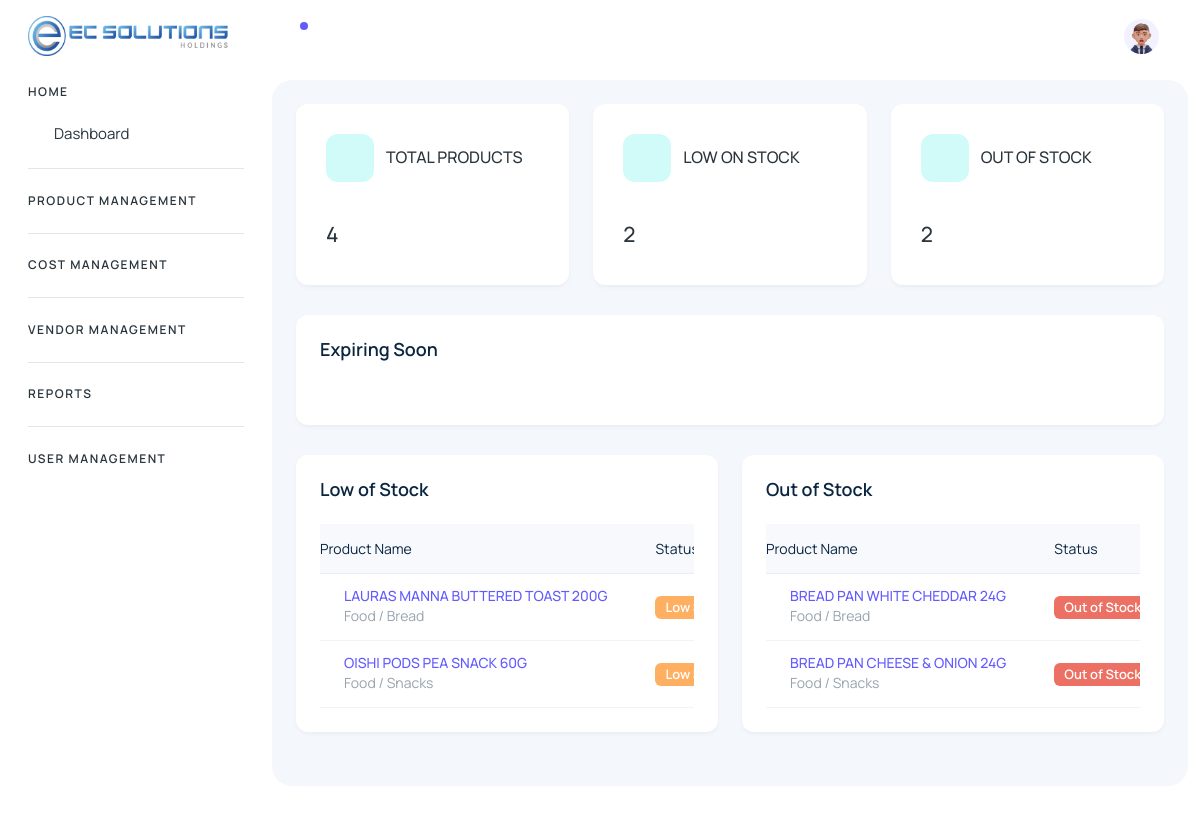
The page / (signed in) on the database its author committed.
### tables this page shows
CREATE TABLE `product` (
  `product_id` int(11) NOT NULL,
  `product_name` varchar(255) DEFAULT NULL,
  `product_description` varchar(255) DEFAULT NULL,
  `brand_id` int(11) DEFAULT NULL,
  `category_id` int(11) DEFAULT NULL,
  `status_id` int(11) DEFAULT NULL,
  `product_sku` varchar(255) DEFAULT NULL,
  `product_pp` decimal(11,2) NOT NULL DEFAULT 0.00,
  `product_sp` decimal(11,2) NOT NULL DEFAULT 0.00,
  `product_min` int(11) DEFAULT NULL,
  `product_max` int(11) DEFAULT NULL,
  `unit_id` int(11) DEFAULT NULL,
  `tax_id` int(11) DEFAULT NULL,
  `expiry_notice` int(11) DEFAULT NULL,
  `created_at` timestamp NULL DEFAULT current_timestamp(),
  `updated_at` timestamp NULL DEFAULT NULL ON UPDATE current_timestamp()
);

### admin/process/function.php (called while the page is built, shortened)
<?php
    function userHasPermission ($pdo, $userId, $permissionName){
        try {
        $sql = "SELECT
        a.permission_name
        FROM permissions a
        JOIN role_permissions b ON b.permission_id = a.id
        JOIN roles c ON c.id = b.role_id
        JOIN users d ON d.role_id = c.id
        WHERE d.id = :user_id AND a.permission_name = :permission_name";
        $stmt = $pdo->prepare($sql);
        $stmt->execute(['user_id'=> $userId, 'permission_name'=>$permissionName]);
        return $stmt->fetch() !==false;
        }catch(PDOException $e){
            echo "Error: " . $e->getMessage();
            return array();
        }
    }
    function getCount_TotalProduct($pdo) {
        try {
            $query = "SELECT COUNT(*) AS total_products FROM product";
            $stmt = $pdo->prepare($query);
            $stmt->execute();
            $result = $stmt->fetch(PDO::FETCH_ASSOC);
            return $result['total_products'];
        } catch (PDOException $e) {
            echo "Error: " . $e->getMessage();
            return 0;
        }
    }
    function getCount_OutofStock($pdo){
        try {
            $query = "SELECT COUNT(*) AS out_of_stock_count
            FROM (
                SELECT
                    a.product_sku,
                    a.product_min,
                    COALESCE(SUM(CASE WHEN g.transaction_type IN ('bill', 'expense') THEN g.item_qty ELSE 0 END)
                            - SUM(CASE WHEN g.transaction_type = 'invoice' THEN g.item_qty ELSE 0 END), 0) AS stocks
                FROM
                    product a
                LEFT JOIN
                    trans_item g ON g.product_sku = a.product_sku
                GROUP BY
                    a.product_sku, a.product_min
                HAVING
                    stocks = 0
            ) AS out_of_stock_count";
            $stmt = $pdo->prepare($query);
            $stmt->execute();
            $result = $stmt->fetch(PDO::FETCH_ASSOC);
            return $result['out_of_stock_count'];
        }catch(PDOException $e){
            echo "Error: " . $e->getMessage();
            return array();
        }
    }
    function getCount_LowofStock($pdo) {
        try {
            $query = "SELECT COUNT(*) AS low_stock_count
            FROM (
                SELECT
                    a.product_sku,
                    a.product_min,
                    COALESCE(SUM(CASE WHEN g.transaction_type IN ('bill', 'expense') THEN g.item_qty ELSE 0 END)
                            - SUM(CASE WHEN g.transaction_type = 'invoice' THEN g.item_qty ELSE 0 END), 0) AS stocks
                FROM
                    product a
                LEFT JOIN
                    trans_item g ON g.product_sku = a.product_sku
                GROUP BY
                    a.product_sku, a.product_min
                HAVING
                    stocks < a.product_min
                    AND stocks > 0
            ) AS low_stock_count";
            $stmt = $pdo->prepare($query);
            $stmt->execute();
            $result = $stmt->fetch(PDO::FETCH_ASSOC);
            return $result['low_stock_count'];
        } catch (PDOException $e) {
            echo "Error: " . $e->getMessage();
            return 0;
        }
    }
    function getLowofStock($pdo){
        try {
            $query = "SELECT
                a.product_id,
                a.product_name,
                CASE
                    WHEN b2.category_name IS NULL THEN b.category_name
                    ELSE CONCAT(b2.category_name, ' / ', b.category_name)
                END AS category,
                a.product_sku,
                a.product_min,
                a.product_max,
                COALESCE(SUM(CASE WHEN g.transaction_type IN ('bill', 'expense') THEN g.item_qty ELSE 0 END)
                            - SUM(CASE WHEN g.transaction_type = 'invoice' THEN g.item_qty ELSE 0 END), 0) AS stocks,
                e.short_name AS unit
                FROM
                    product a
                INNER JOIN
                    category b ON b.category_id = a.category_id
                LEFT JOIN
                    category b2 ON b.parent_category_id = b2.category_id
                INNER JOIN
                    unit e ON e.unit_id = a.unit_id
                LEFT JOIN
                    trans_item g ON g.product_sku = a.product_sku
                GROUP BY
                    a.product_sku
                HAVING stocks < a.product_min AND stocks > 0";
            $stmt = $pdo->prepare($query);
            $stmt ->execute();
            $lowStock = $stmt ->fetchAll(PDO::FETCH_ASSOC);
            return $lowStock;
        }catch(PDOException $e){
            echo "Error: " . $e->getMessage();
            return array();
        }
    }
    function getOutofStock($pdo){
        try {
            $query = "SELECT
                a.product_id,
                a.product_name,
                CASE
                    WHEN b2.category_name IS NULL THEN b.category_name
                    ELSE CONCAT(b2.category_name, ' / ', b.category_name)
                END AS category,
                a.product_sku,
                a.product_min,
                a.product_max,
                COALESCE(SUM(CASE WHEN g.transaction_type IN ('bill', 'expense') THEN g.item_qty ELSE 0 END)
                            - SUM(CASE WHEN g.transaction_type = 'invoice' THEN g.item_qty ELSE 0 END), 0) AS stocks,
                e.short_name AS unit
                FROM
                    product a
                INNER JOIN
                    category b ON b.category_id = a.category_id
                LEFT JOIN
                    category b2 ON b.parent_category_id = b2.category_id
                INNER JOIN
                    unit e ON e.unit_id = a.unit_id
                LEFT JOIN
                    trans_item g ON g.product_sku = a.product_sku
                GROUP BY
                    a.product_sku
                HAVING stocks = 0";
            $stmt = $pdo->prepare($query);
            $stmt ->execute();
            $outOfStock = $stmt ->fetchAll(PDO::FETCH_ASSOC);
            return $outOfStock;
        }catch(PDOException $e){
            echo "Error: " . $e->getMessage();
            return array();
        }
    }
?>

### index.php (called while the page is built)
<?php
  require_once 'config.php';
  require_once 'admin/process/function.php';
  include("header.php");
?>
<?php
 include("route.php");
?>
<?php
 include("footer.php");
?>

### admin/views/dashboard/dashboard.php (the view, shortened to what this page needs)
<?php
 $totalProduct_Count = getCount_TotalProduct($pdo);
 $outstock_Count = getCount_OutofStock($pdo);
 $lowstock_Count = getCount_LowofStock($pdo);
 $outOfStockList = getOutofStock($pdo);
 $lowStockList = getLowofStock($pdo);
?>
<?php if(userHasPermission($pdo, $_SESSION["user_id"], 'manage_dashboard')){?>
<div class="body-wrapper-inner">
    <div class="container-fluid">
        <div class="row">
            <div class="col-lg-4">
                <div class="card">
                    <div class="card-body">
                      <div class="d-flex align-items-center gap-6 mb-4 pb-3">
                        <span
                          class="round-48 d-flex align-items-center justify-content-center rounded bg-secondary-subtle">
                        </span>
                        <h6 class="mb-0 fs-4 text-uppercase">total products</h6>
                      </div>
                      <div class="row">
                        <div class="col-12">
                          <h4><?php echo $totalProduct_Count = !empty($totalProduct_Count) ? $totalProduct_Count : 0; ?></h4>
                        </div>
                      </div>
                    </div>
                  </div>
            </div>
            <div class="col-lg-4">
                <div class="card">
                    <div class="card-body">
                      <div class="d-flex align-items-center gap-6 mb-4 pb-3">
                        <span
                          class="round-48 d-flex align-items-center justify-content-center rounded bg-secondary-subtle">
                        </span>
                        <h6 class="mb-0 fs-4 text-uppercase">low on stock</h6>
                      </div>
                      <div class="row">
                        <div class="col-12">
                          <h4><?php echo $lowstock_Count = !empty($lowstock_Count) ? $lowstock_Count : 0; ?></h4>
                        </div>
                      </div>
                    </div>
                  </div>
            </div>
            <div class="col-lg-4">
                <div class="card">
                    <div class="card-body">
                      <div class="d-flex align-items-center gap-6 mb-4 pb-3">
                        <span
                          class="round-48 d-flex align-items-center justify-content-center rounded bg-secondary-subtle">
                        </span>
                        <h6 class="mb-0 fs-4 text-uppercase">out of stock</h6>
                      </div>
                      <div class="row">
                        <div class="col-12">
                          <h4><?php echo $outstock_Count = !empty($outstock_Count) ? $outstock_Count : 0; ?></h4>
                        </div>
                      </div>
                    </div>
                  </div>
            </div>
        </div>
        <div class="row">
            <div class="col-lg-12 d-flex align-items-stretch">
              <div class="card w-100">
                <div class="card-body p-4">
                  <h5 class="card-title fw-semibold mb-4">Expiring Soon</h5>
                  <div class="table-responsive" data-simplebar>
                  </div>
                </div>
              </div>
            </div>
            <div class="col-lg-6 d-flex align-items-stretch">
              <div class="card w-100">
              <div class="card-body p-4">
                  <h5 class="card-title fw-semibold mb-4">Low of Stock</h5>
                  <div class="table-responsive" data-simplebar>
                    <table class="table text-nowrap align-middle table-custom mb-0" id="lowstockTable" class="display" style="width:100%">
                      <thead>
                        <tr>
                          <th scope="col" class="text-dark fw-normal ps-0">Product Name
                          </th>
                          <th scope="col" class="text-dark fw-normal noExport">Status</th>
                        </tr>
                      </thead>
                      <tbody>
                        <?php foreach ($lowStockList as $row): ?>
                            <tr onclick="location.href='index.php?route=view-product&amp;product=<?php echo $row['product_sku']?>'" style="cursor: pointer;">
                                <td>
                                <div class="d-flex align-items-center gap-6">
                                  <div>
                                    <h6 class="mb-0 text-primary"><?php echo htmlspecialchars($row['product_name']); ?></h6>
                                    <span><?php echo htmlspecialchars($row['category'])?></span>
                                  </div>
                                </div>
                                </td>
                                <td><span class="badge text-white" style="background-color: #FFAF61;">Low Stock</span></td>
                            </tr>
                        <?php endforeach; ?>
                      </tbody>
                    </table>
                  </div>
                </div>
              </div>
            </div>
            <div class="col-lg-6 d-flex align-items-stretch">
              <div class="card w-100">
                <div class="card-body p-4">
                  <h5 class="card-title fw-semibold mb-4">Out of Stock</h5>
                  <div class="table-responsive" data-simplebar>
                    <table class="table text-nowrap align-middle table-custom mb-0" id="outstockTable" class="display" style="width:100%">
                      <thead>
                        <tr>
                          <th scope="col" class="text-dark fw-normal ps-0">Product Name
                          </th>
                          <th scope="col" class="text-dark fw-normal noExport">Status</th>
                        </tr>
                      </thead>
                      <tbody>
                        <?php foreach ($outOfStockList as $row): ?>
                            <tr onclick="location.href='index.php?route=view-product&amp;product=<?php echo $row['product_sku']?>'" style="cursor: pointer;">
                                <td>
                                <div class="d-flex align-items-center gap-6">
                                  <div>
                                    <h6 class="mb-0 text-primary"><?php echo htmlspecialchars($row['product_name']); ?></h6>
                                    <span><?php echo htmlspecialchars($row['category'])?></span>
                                  </div>
                                </div>
                                </td>
                                <td><span class="badge text-white" style="background-color: #EC7063;">Out of Stock</span></td>
                            </tr>
                        <?php endforeach; ?>
                      </tbody>
                    </table>
                  </div>
                </div>
              </div>
            </div>
          </div>
          </div>
    </div>
</div>
<?php }
?>

### rows shown on the page
product: product_name "LAURAS MANNA BUTTERED TOAST 200G", category "Food / Bread"
product: product_name "OISHI PODS PEA SNACK 60G", category "Food / Snacks"
product: product_name "BREAD PAN WHITE CHEDDAR 24G", category "Food / Bread"
product: product_name "BREAD PAN CHEESE & ONION 24G", category "Food / Snacks"

### other values the page prints
$lowstock_Count = !empty($lowstock_Count) ? $lowstock_Count : 0 "2"
$outstock_Count = !empty($outstock_Count) ? $outstock_Count : 0 "2"
